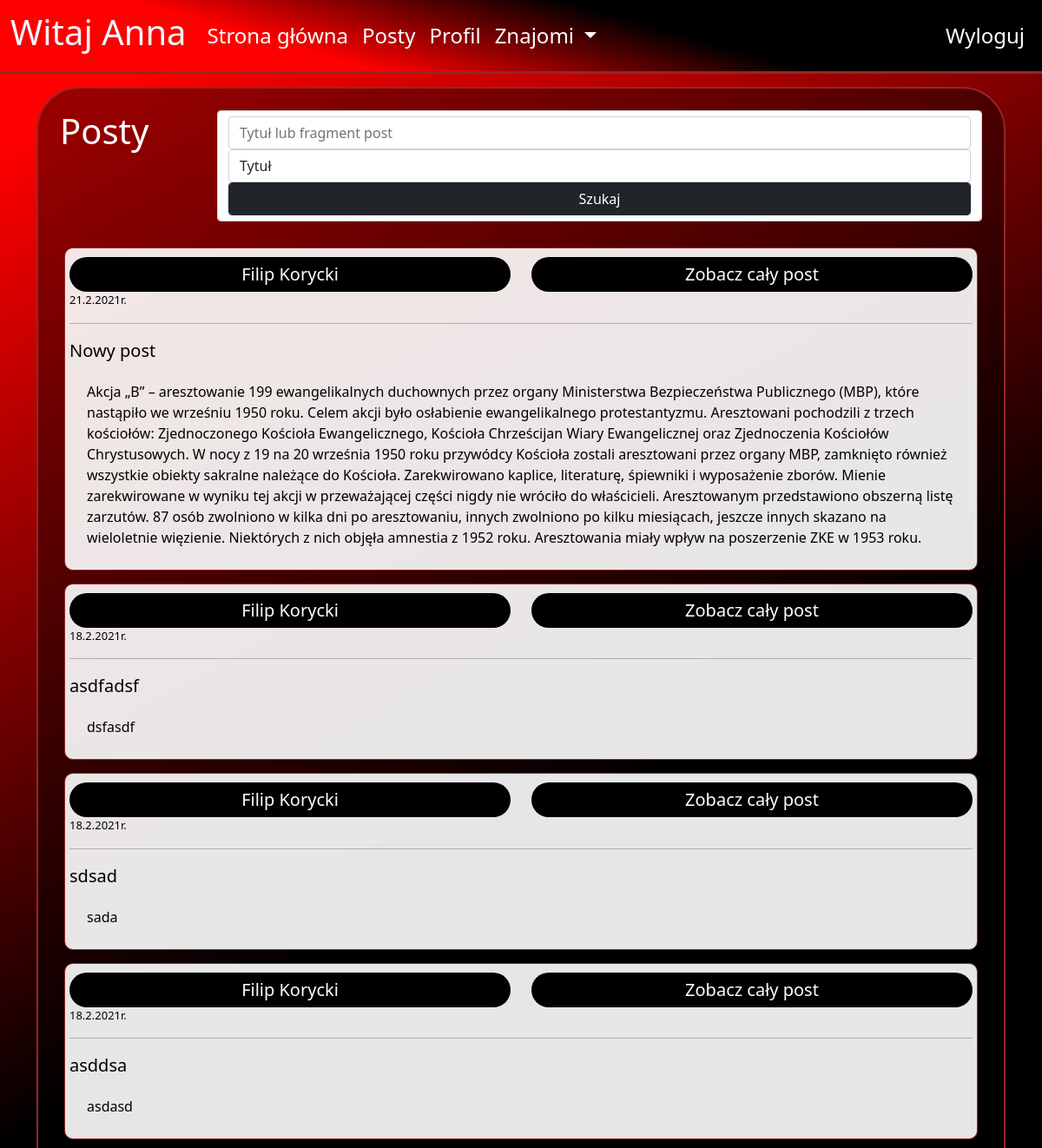
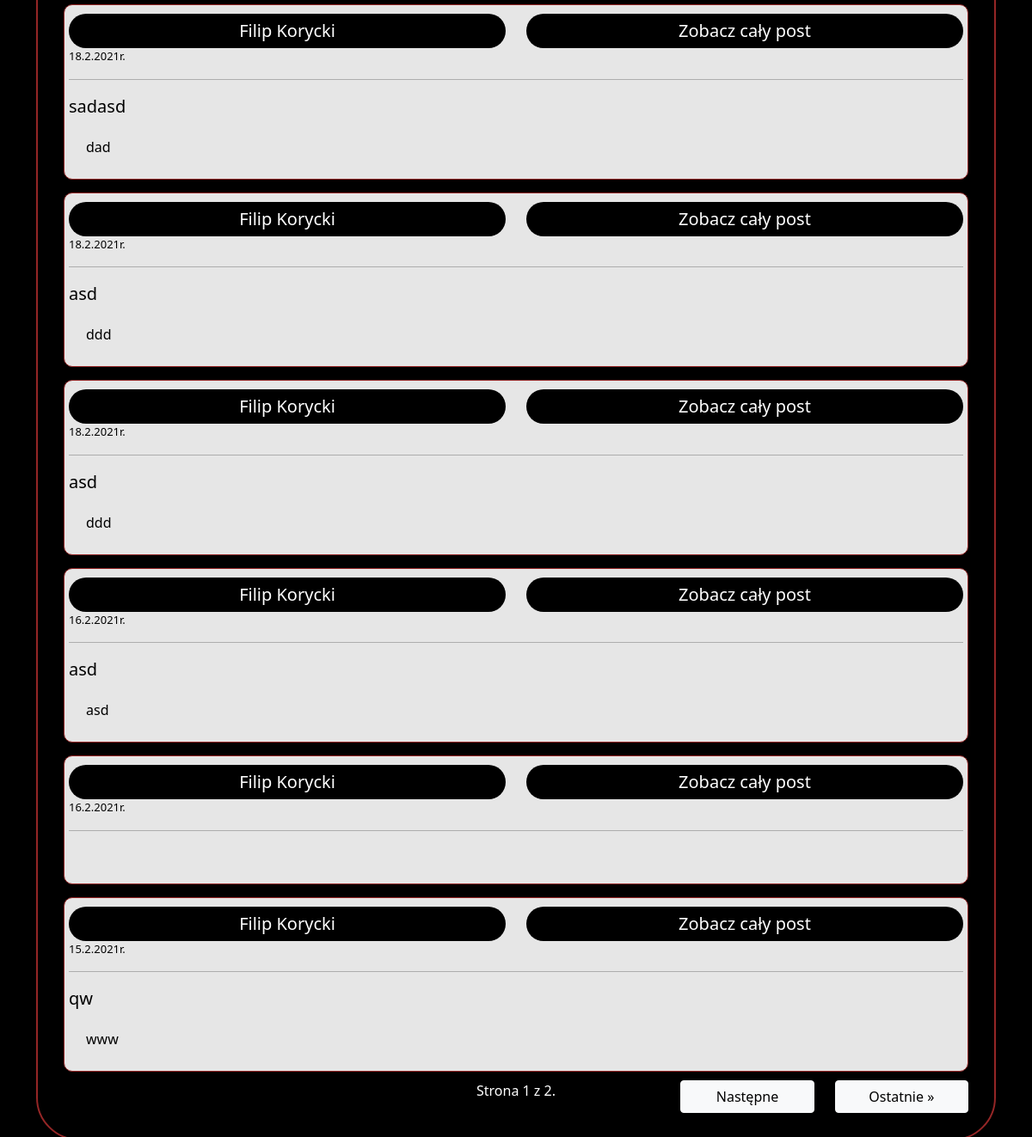
The app's page /posts (signed in) with its own data (2 pictures, top to bottom).
### blog/models.py (models this page shows, shortened)
class Profile(models.Model):
    user = models.OneToOneField(User, null=True, on_delete=models.CASCADE)
    birth_date = models.DateField(blank=True,null=True)
    description = models.TextField(blank=True,null=True)
    first_name = models.CharField(blank=True, null=True, max_length=40)
    last_name = models.CharField(blank=True, null=True, max_length=40)
    country = models.CharField(blank=True, null=True, max_length=40)
    city = models.CharField(blank=True, null=True, max_length=40)
    height = models.DecimalField(blank=True,null=True, decimal_places=0, max_digits=120)
    weight = models.DecimalField(blank=True,null=True, decimal_places=0, max_digits=120)
    gender = models.CharField(blank=True,null=True, max_length=222)
    friends = models.ManyToManyField('self', blank=True)
    images = models.ManyToManyField("ProfileImage", related_name='+',blank=True)
    chats = models.ManyToManyField("ChatBox", related_name='+',blank=True)
    posts = models.ManyToManyField("Post", related_name='+',blank=True)
    def get_name(self):
        if self.first_name and self.last_name:
            return str(str(self.first_name)+" "+str(self.last_name)) #+" ("+str(self.user.username)+")"
        elif self.first_name:
            return self.first_name
        else:
            return self.user.username

class Post(models.Model):
    owner =  models.ForeignKey("Profile", on_delete=models.CASCADE)
    date = models.DateField(auto_now_add=True)
    date_time = models.DateTimeField(auto_now_add=True)
    title = models.CharField(max_length=200)
    text = models.CharField(max_length=4000)
    comments = models.ManyToManyField("Post_comment", related_name='+')
    class Meta:
        ordering = ["-date","-date_time"]

### blog/views.py (the view, shortened to what this page needs)
# urls.py: path("posts", views.PostsView.as_view(), name="posts"),
class PostsView(View):
    def get(self, request):
        user = request.user.profile
        posts= []
        def myFunc(e):
            e.date_time
            return e.date_time
        for friend in user.friends.all():
            for post in friend.posts.all():
                posts.append(post)
        posts.sort(reverse=True, key=myFunc)
        paginator = Paginator(posts, 10)
        page_number = request.GET.get('page')
        posts = paginator.get_page(page_number)
        context={
            'profile':user,
            'posts':posts,
        }
        return render(request, "blog/posts.html", context)

### blog/templates/blog/posts.html (shortened to what this page needs)
{% extends "blog/base.html"%}
{%load static%}
{%block content%}
<div class="container background_v1" style="color:white;">
    <div class="row">
        <div class="col-sm-12 col-md-2"><h1 style="color:white;">Posty</h1></div>
        <div class="col-sm-12 col-md-10">
        <form action="{% url 'posts' %}"method="POST" class="form-control">
            <input type="text" name="title" placeholder="Tytuł lub fragment post" class="form-control"/>
            <select name="title2" class="form-control">
                <option value="title" class="form-control">Tytuł</option>
            </select>
            <button type="submit" class="form-control btn btn-dark">Szukaj</button>
        </form>
        </div>
    </div>
    <div class="profile_posts_box2" style="color:black;">
        {%for post in posts%}
            <div class="profile_post">
                 <div class="profile_post_title">
                 <div class="row">
                    <div class="col-sm-6">
                    <a href="{%url 'profile' post.owner.id %}"
                    class="my-button" style="margin-top:5px;"
                    >{{post.owner.get_name}}</a>
                    </div>
                    <div class="col-sm-6">
                    <a href="{%url 'post' post.id %}" style="margin-top:5px;"
                    class="my-button" >Zobacz cały post</a>
                    </div>
                </div>
                </div>
                <div class="profile_post_date">{{post.date| date:"d.n.Y"}}r.</div>
                 <hr />
                <div class="profile_post_title">{{post.title}}</div>
                <div class="profile_post_text">{{post.text}}</div>
            </div>
        {%endfor%}
    <div>
    <div class="pagination row">
        {% if posts.has_previous %}
            <div class="col-md-12 col-lg-2">
            <a class="pagiantion_obj btn btn-light"
             href="?page=1">&laquo; Pierwsze</a>
            </div>
            <div class="col-md-12 col-lg-2">
            <a class="pagiantion_obj btn btn-light"
            href="?page={{ posts.previous_page_number }}">Poprzednie</a>
            </div>
        {%else%}
            <div class="pagination_obj col-md-12 col-lg-2" style="height:1px;"></div>
            <div class="pagination_obj col-md-12 col-lg-2" style="height:1px;"></div>
        {% endif %}
        <div class="pagiantion_obj pagination_number col-sm-12 col-md-4" >
            Strona {{ posts.number }} z {{ posts.paginator.num_pages }}.
        </div>
        {% if posts.has_next %}
            <div class="col-md-12 col-lg-2">
            <a class="pagiantion_obj btn btn-light pagiantion_obj"
            href="?page={{ posts.next_page_number }}">Następne</a>
            </div>
            <div class="col-md-12 col-lg-2">
            <a class="pagiantion_obj btn btn-light pagiantion_obj"
            href="?page={{ posts.paginator.num_pages }}">Ostatnie &raquo;</a>
             </div>
        {% endif %}
    </div>
</div>
{% endblock %}

### blog/templates/blog/base.html (shortened to what this page needs)
{% load static %}
<!doctype html>
<html lang="en">
  <head>
    <link href="https://cdn.jsdelivr.net/npm/bootstrap@5.0.0-beta1/dist/css/bootstrap.min.css" rel="stylesheet">
    <link rel ="stylesheet" href="{% static 'style.css' %}">
  </head>
  <body>
    <nav class="navbar navbar-expand-lg navbar-dark bg-light">
  <div class="container-fluid">
    <a class="navbar-brand" href="#"><h1>Witaj {{user.profile.get_name}}</h1></a>
    <div class="collapse navbar-collapse" id="navbarSupportedContent">
      <ul class="navbar-nav me-auto mb-2 mb-lg-0">
        {% if user.is_authenticated%}
        <li class="nav-item ">
          <a class="nav-link" href="{% url 'mainpage' %}">Strona główna</a>
        </li>
        <li class="nav-item ">
          <a class="nav-link" href="{% url 'posts' %}">Posty</a>
        </li>
        <li class="nav-item ">
          <a class="nav-link" href="{% url 'profile' user.profile.id %}">Profil</a>
        </li>
        <li class="nav-item dropdown">
          <a class="nav-link dropdown-toggle" href="#" id="navbarDropdown" role="button" data-bs-toggle="dropdown" aria-expanded="false">
            Znajomi
          </a>
        </li>
        {%endif%}
        </ul>
        {% if user.is_authenticated%}
        <ul class="navbar-nav ml-auto mb-2 mb-lg-0" >
          <li class="nav-item">
            <a class="nav-link" href="{% url 'logout' %}">Wyloguj</a>
          </li>
        </ul>
        {%endif%}
    </div>
  </div>
</nav>
    <div class="main_content">
      <div class="container">
    {%block content%}
    {% endblock %}
      </div>
    </div>
  </body>
</html>

### static/style.css (style rules this page uses)
* { box-sizing: border-box; margin:0; padding:0; }
:root { --ramka: rgb(148, 38, 38); }
nav { background: rgb(255,0,0); background: linear-gradient(16deg, rgba(255,0,0,1) 29%, rgba(0,0,0,1) 63%, rgba(0,0,0,1) 100%); border-bottom: var(--ramka) solid 3px; }
body { background-repeat: no-repeat; background-size: cover; background: black; }
.navbar { position: fixed; top:0; z-index: 555; width: 100%; }
h1,h2,h3,h4,h5 { color:aliceblue; }
nav .navbar-nav li a { color: white !important; font-size: 1.5em; }
.main_content { padding-top: 100px; min-height: 800px; background: rgb(255,0,0); background: linear-gradient(151deg, rgba(255,0,0,1) 5%, rgba(0,0,0,1) 40%, rgba(0,0,0,1) 100%); }
.background_v1 { border: solid 2px var(--ramka); border-radius: 50px; padding: 25px; background-color:rgba(0, 0, 0, 0.4); min-height: 700px; }
.btn { width:100%; }
.profile_posts_box2 { width:100%; margin-top: 10px; border-radius:10px; padding:5px; }
.profile_post { width:100%; height:77%; padding:5px; margin-top: 15px; border-radius:10px; border:solid 1px var(--ramka); background-color: rgb(255, 255, 255, 0.9); }
.profile_post_title { font-size: 20px; }
.profile_post_date { font-size: 13px; }
.profile_post_text { padding:20px; }
.my-button { display: inline-block; text-align: center; padding:5px; background-color:black; border-radius:20px; border:none; color:white; font-size: 20px; transition: background-color 1s, color 1s; text-decoration: none; width: 100%; }
.pagination { margin-top: 10px; }
.pagination_number { background-color: black; color:white; text-align: center; }

### records on screen
Post: owner.get_name "Filip Korycki", date "21.2.2021", title "Nowy post", text "Akcja „B” – aresztowanie 199 ewangelikalnych duchownych przez organy Ministerstwa Bezpieczeństwa Publicznego (MBP), które nastąpiło we wrześniu 1950 roku. Celem akcji było osłabienie ewangelikalnego protestantyzmu. Aresztowani pochodzili z trzech kościołów: Zjednoczonego Kościoła Ewangelicznego, Kościoła Chrześcijan Wiary Ewangelicznej oraz Zjednoczenia Kościołów Chrystusowych. W nocy z 19 na 20 września 1950 roku przywódcy Kościoła zostali aresztowani przez organy MBP, zamknięto również wszystkie obiekty sakralne należące do Kościoła. Zarekwirowano kaplice, literaturę, śpiewniki i wyposażenie zborów. Mienie zarekwirowane w wyniku tej akcji w przeważającej części nigdy nie wróciło do…"
Post: owner.get_name "Filip Korycki", date "18.2.2021", title "asdfadsf", text "dsfasdf"
Post: owner.get_name "Filip Korycki", date "18.2.2021", title "sdsad", text "sada"
Post: owner.get_name "Filip Korycki", date "18.2.2021", title "asddsa", text "asdasd"
Post: owner.get_name "Filip Korycki", date "18.2.2021", title "sadasd", text "dad"
Post: owner.get_name "Filip Korycki", date "18.2.2021", title "asd", text "ddd"
Post: owner.get_name "Filip Korycki", date "18.2.2021", title "asd", text "ddd"
Post: owner.get_name "Filip Korycki", date "16.2.2021", title "asd", text "asd"
Post: owner.get_name "Filip Korycki", date "16.2.2021"
Post: owner.get_name "Filip Korycki", date "15.2.2021", title "qw", text "www"

### other values on screen
{{ user.profile.get_name }} "Anna"
{{ posts.number }} "1"
{{ posts.paginator.num_pages }} "2"
